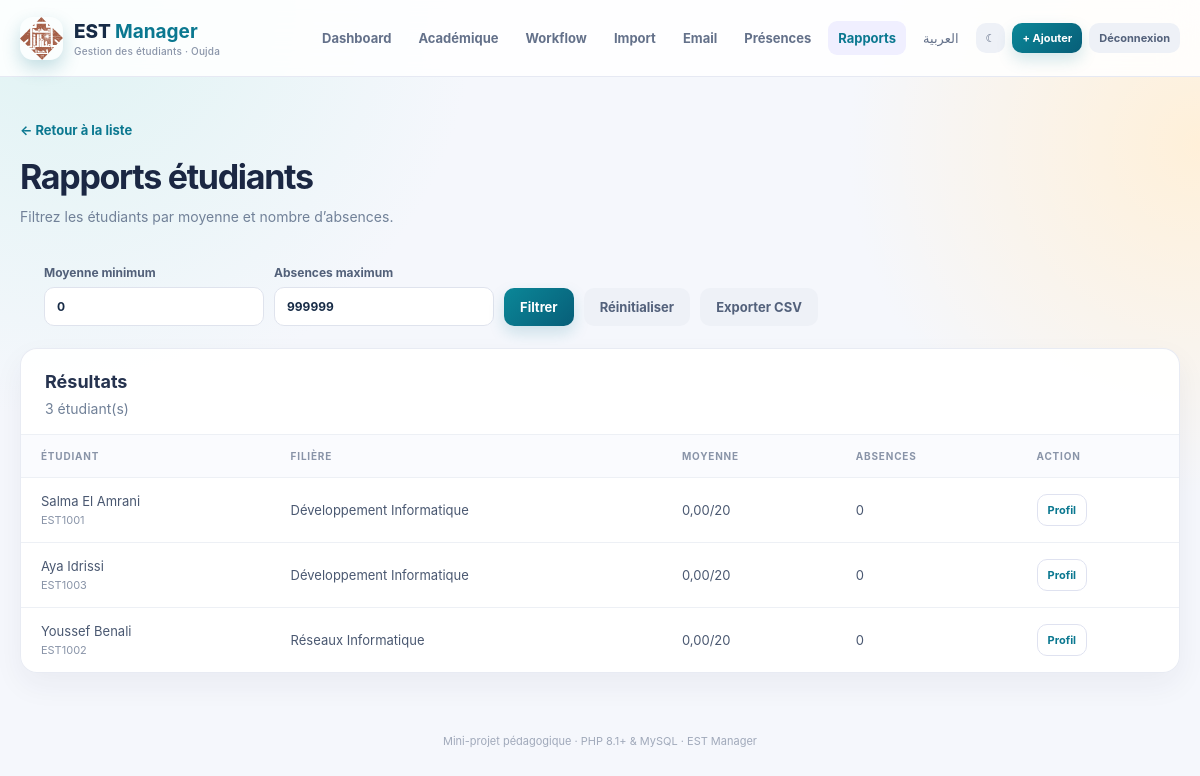
/reports.php (signed in), run on the app's committed database.
### tables this page shows
CREATE TABLE IF NOT EXISTS etudiants (
  id INT UNSIGNED AUTO_INCREMENT PRIMARY KEY,
  code_apogee VARCHAR(20) NOT NULL UNIQUE,
  nom VARCHAR(80) NOT NULL,
  prenom VARCHAR(80) NOT NULL,
  email VARCHAR(150) NOT NULL UNIQUE,
  filiere VARCHAR(100) NOT NULL,
  niveau VARCHAR(20) NOT NULL,
  date_naissance DATE NULL,
  status ENUM('active','graduated','suspended','withdrawn') NOT NULL DEFAULT 'active',
  created_at TIMESTAMP NOT NULL DEFAULT CURRENT_TIMESTAMP
);

### includes/functions.php (called while the page is built, shortened)
<?php
function e(?string $value): string {
    return htmlspecialchars($value ?? '', ENT_QUOTES | ENT_SUBSTITUTE, 'UTF-8');
}

### reports.php (the view, shortened to what this page needs)
<?php
require __DIR__ . '/includes/functions.php';
require __DIR__ . '/config/db.php';
$minAverage = (float)($_GET['min_average'] ?? 0);
$maxAbsences = max(0, (int)($_GET['max_absences'] ?? 999999));
$stmt = $pdo->prepare('SELECT e.id, e.code_apogee, e.nom, e.prenom, e.filiere, COALESCE(AVG(n.grade), 0) AS average_grade, SUM(a.status = "absent") AS absences FROM etudiants e LEFT JOIN notes n ON n.student_id = e.id LEFT JOIN attendance a ON a.student_id = e.id GROUP BY e.id ORDER BY average_grade DESC');
$stmt->execute();
$rows = array_values(array_filter($stmt->fetchAll(), static fn (array $row): bool => (float)$row['average_grade'] >= $minAverage && (int)$row['absences'] <= $maxAbsences));
require __DIR__ . '/includes/header.php';
?>
<div class="page-heading"><a href="index.php" class="back">← Retour à la liste</a><h1>Rapports étudiants</h1><p>Filtrez les étudiants par moyenne et nombre d’absences.</p></div>
<form method="get" class="filters"><label>Moyenne minimum<input type="number" name="min_average" min="0" max="20" step="0.01" value="<?= e((string)$minAverage) ?>"></label><label>Absences maximum<input type="number" name="max_absences" min="0" value="<?= e((string)$maxAbsences) ?>"></label><button class="btn btn-primary" type="submit">Filtrer</button><a class="btn btn-light" href="reports.php">Réinitialiser</a><button class="btn btn-light" type="submit" name="export" value="1">Exporter CSV</button></form>
<section class="panel"><div class="panel-title"><div><h2>Résultats</h2><p><?= count($rows) ?> étudiant(s)</p></div></div><div class="table-wrap"><table><thead><tr><th>Étudiant</th><th>Filière</th><th>Moyenne</th><th>Absences</th><th>Action</th></tr></thead><tbody><?php foreach ($rows as $row): ?><tr><td><?= e($row['prenom'] . ' ' . $row['nom']) ?><small><?= e($row['code_apogee']) ?></small></td><td><?= e($row['filiere']) ?></td><td><?= number_format((float)$row['average_grade'], 2, ',', ' ') ?>/20</td><td><?= (int)$row['absences'] ?></td><td><a class="btn btn-outline btn-small" href="profile.php?id=<?= (int)$row['id'] ?>">Profil</a></td></tr><?php endforeach; ?></tbody></table></div></section>
<?php require __DIR__ . '/includes/footer.php'; ?>

### assets/style.css (style rules this page uses)
:root { --ink: #172b46; --muted: #718198; --primary: #0b7890; --primary-dark: #07586e; --accent: #f3ad45; --navy: #123b67; --surface: #ffffff; --line: #e8ebf3; --soft: #f5f7fc; --success: #16856d; --danger: #c83d54; font-family: Inter, ui-sans-serif, system-ui, -apple-system, "Segoe UI", sans-serif; color: var(--ink); background: var(--soft); font-synthesis: none; }
* { box-sizing: border-box; }
html { scroll-behavior: smooth; }
body { margin: 0; min-height: 100vh; background: radial-gradient(circle at 5% 0%, #dff3f3 0, transparent 26rem), radial-gradient(circle at 100% 18%, #fff0d9 0, transparent 22rem), var(--soft); }
a { color: inherit; text-decoration: none; }
button, input, select, textarea { font: inherit; }
button, a, .stat, .panel, .form-card { transition: 180ms ease; }
.btn { display: inline-flex; align-items: center; justify-content: center; gap: 7px; border: 0; border-radius: 10px; padding: 11px 16px; color: inherit; font-size: 13px; font-weight: 700; cursor: pointer; white-space: nowrap; }
.btn-primary { color: #fff; background: linear-gradient(135deg, #0b8798, #075e78); box-shadow: 0 7px 16px #0b78902e; }
.btn-light { color: #53617b; background: #eef1f7; }
.btn-outline { color: var(--primary); border: 1px solid #dfe2f0; background: #fff; }
.btn-small { padding: 8px 10px; font-size: 11px; }
.hero h1, .page-heading h1 { margin: 9px 0; color: #1b2743; font-size: clamp(27px, 4vw, 38px); letter-spacing: -1.3px; line-height: 1.15; }
.hero p, .page-heading p, .panel-title p { margin: 0; color: var(--muted); font-size: 14px; line-height: 1.65; }
.page-heading { margin: 42px 0 24px; }
.page-heading h1 { margin-top: 18px; font-size: clamp(27px, 4vw, 34px); }
.back { color: var(--primary); font-size: 13px; font-weight: 750; }
.stat, .panel, .form-card { border: 1px solid rgba(231,234,243,.95); border-radius: 17px; background: rgba(255,255,255,.93); box-shadow: 0 12px 30px rgba(28, 39, 78, .055); }
.panel { overflow: hidden; margin-bottom: 26px; }
.panel-title { display: flex; align-items: center; justify-content: space-between; gap: 16px; padding: 22px 24px 14px; }
.panel-title h2, .chart-card h2, .form-card h2 { margin: 0 0 5px; color: #26334f; font-size: 18px; }
.filters { display: flex; align-items: end; gap: 10px; flex-wrap: wrap; padding: 13px 24px 22px; }
.filters label, .form-card > label { display: flex; flex-direction: column; gap: 7px; color: #526079; font-size: 12px; font-weight: 700; }
.filters input { flex: 1; min-width: 220px; }
input, select, textarea { border: 1px solid #dfe3ed; border-radius: 10px; outline: 0; padding: 11px 12px; color: var(--ink); background: #fff; }
.table-wrap { overflow-x: auto; }
table { width: 100%; border-collapse: collapse; text-align: left; font-size: 13px; }
th { color: #8994a8; background: #fafbfe; font-size: 10px; letter-spacing: .8px; text-transform: uppercase; }
th, td { padding: 15px 20px; border-top: 1px solid #edf0f5; }
tbody tr { transition: background 160ms ease; }
td { color: #4a5871; }
td small { display: block; margin-top: 4px; color: #8994a8; font-size: 11px; }

### data on the page
etudiants: prenom+nom "Salma El Amrani", code_apogee "EST1001", filiere "Développement Informatique", average_grade "0,00", absences "0"
etudiants: prenom+nom "Aya Idrissi", code_apogee "EST1003", filiere "Développement Informatique", average_grade "0,00", absences "0"
etudiants: prenom+nom "Youssef Benali", code_apogee "EST1002", filiere "Réseaux Informatique", average_grade "0,00", absences "0"

### other printed values
t('dashboard') "Dashboard"
t('logout') "Déconnexion"
count($rows) "3"
